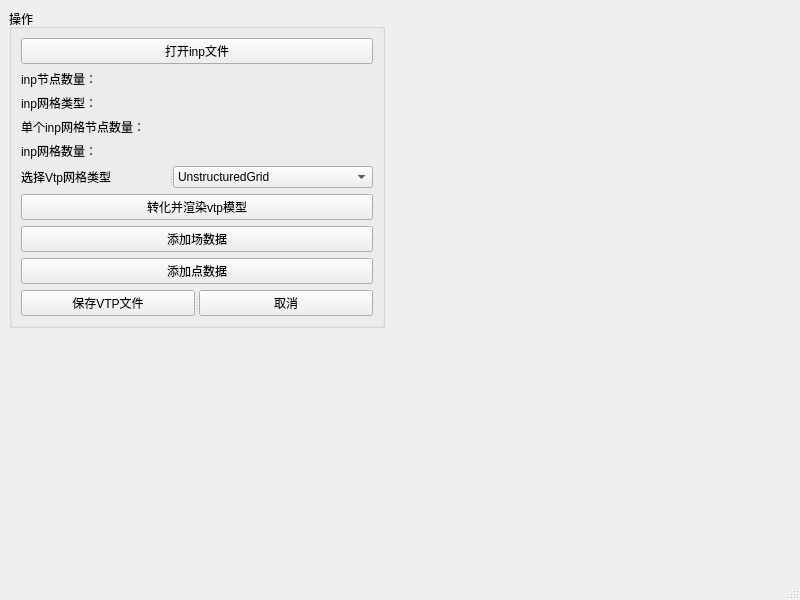
<?xml version="1.0" encoding="UTF-8"?>
<ui version="4.0">
 <class>MainWindow</class>
 <widget class="QMainWindow" name="MainWindow">
  <property name="geometry">
   <rect>
    <x>0</x>
    <y>0</y>
    <width>800</width>
    <height>600</height>
   </rect>
  </property>
  <property name="windowTitle">
   <string>MainWindow</string>
  </property>
  <widget class="QWidget" name="centralwidget">
   <layout class="QHBoxLayout" name="horizontalLayout">
    <item>
     <layout class="QVBoxLayout" name="verticalLayout_2">
      <item>
       <widget class="QGroupBox" name="groupBox">
        <property name="minimumSize">
         <size>
          <width>200</width>
          <height>260</height>
         </size>
        </property>
        <property name="maximumSize">
         <size>
          <width>400</width>
          <height>480</height>
         </size>
        </property>
        <property name="title">
         <string>操作</string>
        </property>
        <layout class="QVBoxLayout" name="verticalLayout">
         <item>
          <widget class="QPushButton" name="btn_openInp">
           <property name="text">
            <string>打开inp文件</string>
           </property>
          </widget>
         </item>
         <item>
          <widget class="QLabel" name="label_inpNodeNum">
           <property name="text">
            <string>inp节点数量：</string>
           </property>
          </widget>
         </item>
         <item>
          <widget class="QLabel" name="label_inpCellType">
           <property name="text">
            <string>inp网格类型：</string>
           </property>
          </widget>
         </item>
         <item>
          <widget class="QLabel" name="label_inpCellNodeNum">
           <property name="text">
            <string>单个inp网格节点数量：</string>
           </property>
          </widget>
         </item>
         <item>
          <widget class="QLabel" name="label_inpCellNum">
           <property name="text">
            <string>inp网格数量：</string>
           </property>
          </widget>
         </item>
         <item>
          <widget class="QSplitter" name="splitter">
           <property name="orientation">
            <enum>Qt::Horizontal</enum>
           </property>
           <widget class="QLabel" name="label">
            <property name="text">
             <string>选择Vtp网格类型</string>
            </property>
           </widget>
           <widget class="QComboBox" name="combo_CellType">
            <property name="minimumSize">
             <size>
              <width>200</width>
              <height>0</height>
             </size>
            </property>
            <item>
             <property name="text">
              <string>UnstructuredGrid</string>
             </property>
            </item>
            <item>
             <property name="text">
              <string>PolyData</string>
             </property>
            </item>
           </widget>
          </widget>
         </item>
         <item>
          <widget class="QPushButton" name="btn_renderModel">
           <property name="text">
            <string>转化并渲染vtp模型</string>
           </property>
          </widget>
         </item>
         <item>
          <widget class="QPushButton" name="btn_addFieldData">
           <property name="text">
            <string>添加场数据</string>
           </property>
          </widget>
         </item>
         <item>
          <widget class="QPushButton" name="btn_addPointData">
           <property name="text">
            <string>添加点数据</string>
           </property>
          </widget>
         </item>
         <item>
          <widget class="QSplitter" name="splitter_3">
           <property name="orientation">
            <enum>Qt::Horizontal</enum>
           </property>
           <widget class="QPushButton" name="btn_saveVtp">
            <property name="text">
             <string>保存VTP文件</string>
            </property>
           </widget>
           <widget class="QPushButton" name="btn_cancel">
            <property name="text">
             <string>取消</string>
            </property>
           </widget>
          </widget>
         </item>
        </layout>
       </widget>
      </item>
      <item>
       <spacer name="verticalSpacer">
        <property name="orientation">
         <enum>Qt::Vertical</enum>
        </property>
        <property name="sizeHint" stdset="0">
         <size>
          <width>20</width>
          <height>230</height>
         </size>
        </property>
       </spacer>
      </item>
     </layout>
    </item>
    <item>
     <widget class="QVTKOpenGLWidget" name="vtk_widget" native="true">
      <property name="minimumSize">
       <size>
        <width>400</width>
        <height>300</height>
       </size>
      </property>
     </widget>
    </item>
   </layout>
  </widget>
  <widget class="QMenuBar" name="menubar">
   <property name="geometry">
    <rect>
     <x>0</x>
     <y>0</y>
     <width>800</width>
     <height>21</height>
    </rect>
   </property>
  </widget>
  <widget class="QStatusBar" name="statusbar"/>
 </widget>
 <customwidgets>
  <customwidget>
   <class>QVTKOpenGLWidget</class>
   <extends>QWidget</extends>
   <header location="global">qvtkopenglwidget.h</header>
   <container>1</container>
  </customwidget>
 </customwidgets>
 <resources/>
 <connections>
  <connection>
   <sender>btn_cancel</sender>
   <signal>clicked()</signal>
   <receiver>MainWindow</receiver>
   <slot>close()</slot>
   <hints>
    <hint type="sourcelabel">
     <x>285</x>
     <y>273</y>
    </hint>
    <hint type="destinationlabel">
     <x>399</x>
     <y>299</y>
    </hint>
   </hints>
  </connection>
 </connections>
</ui>
